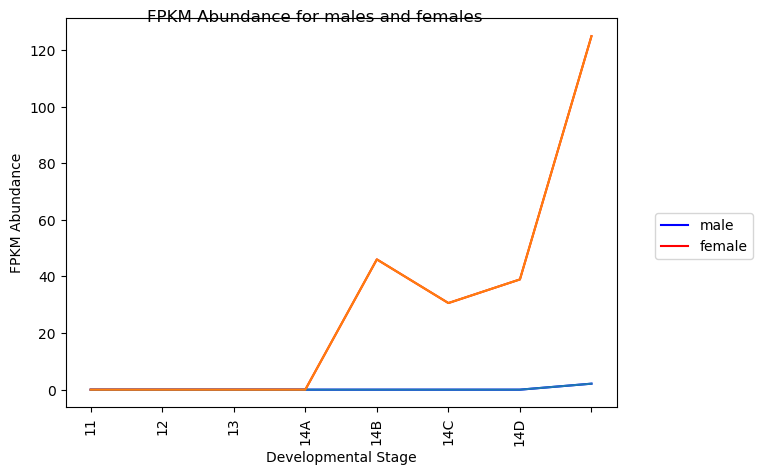

This chart was generated by the following Python code:
#!/usr/bin/env python3

"""
Usage: ./replicates.py <t_name> <samples.tsv> <ctab_dir>

Create a plot for replicates stage 14 of a given transcript ( FBtr0331261) for males
"""

import sys
import pandas as pd
import os
import matplotlib.pyplot as plt
import numpy as np


#df = pd.read_csv(sys.argv[1])
#soi = df.loc[:, "sex"]
#df = df.loc[soi,:]


def t_course(sex):
    df = pd.read_csv(sys.argv[2])
    soi = df.loc[:, "sex"] == sex
    df = df.loc[soi,:]

    fpkms = []
    stages = []    
    for index, sample, sex, stage in df.itertuples():
        filename = os.path.join( sys.argv[3], sample, "t_data.ctab", )
        ctab_df = pd.read_table(filename, index_col="t_name")
    
        roi = ctab_df.loc[:, "gene_name"] == sys.argv[1]
        fpkms.append(ctab_df.loc[sys.argv[1], "FPKM"])
        stages.append(stage)
    return fpkms, stages
    
def t_course2(sex):
    df = pd.read_csv(sys.argv[4])
    soi = df.loc[:, "sex"] == sex
    df = df.loc[soi,:]
    stages2 = []
    fpkms = []
    for index, sample, stage in df.itertuples():
        filename = o.path.join( sys.argv[3],sample, "t_data.ctab", )
        ctab_df = pd.read_table(filename, index_col="t_name")
        
        fpkms.append(ctab_df.loc[sys.argv[1],"FPKM"])
        stages2.append(stage)
    return fpkms, stages2

fpkms_m, stages = t_course('male')
fpkms_f, stages = t_course('female')

fig,ax = plt.subplots()

ax.plot(fpkms_m, "b", label= "male",)
ax.plot(fpkms_f, "r", label= "female",)
fig.suptitle("FPKM Abundance for males and females")
ax.set_xticklabels(stages, rotation=90)
#fig.suptitle("Abundance of FBtr0331261 in males")
ax.plot(fpkms_m)
ax.plot(fpkms_f)
ax.set_xlabel("Developmental Stage")
ax.set_ylabel("FPKM Abundance")
plt.tight_layout()
box=ax.get_position()
plt.legend(bbox_to_anchor=(1.07, 0.5), loc=2, borderaxespad=0)

fig.savefig("replicates.png", bbox_inches='tight')
plt.close(fig)
